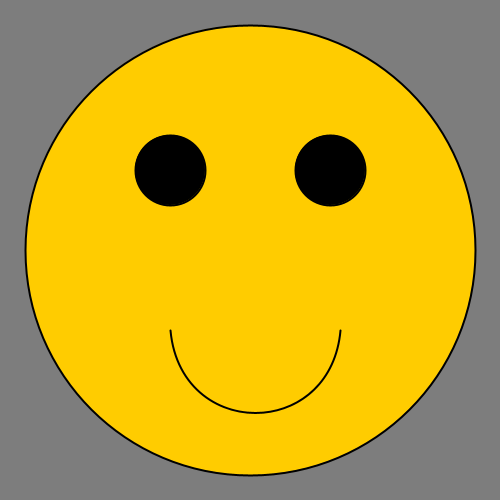
Frame 1 (no input)
Frame 60 (the mouse pressed at the canvas centre just before this capture): identical to frame 1, image omitted
Frame 120 (the mouse held since frame 60 and released just before this capture): identical to frame 1, image omitted

The Processing sketch that drew this single still picture (run headless with seeded random() and noise(); from frame 60 on, the mouse is pressed at the canvas centre):

// Processing sketch: processing_31200
// ── processing_31200.pde

void setup()
{

  int mysize = 50;  

  size(500,500);
  background(125);
  
    
  fill(255, 204, 0);
  strokeWeight(2);
  ellipse(250, 250, 450, 450);
  
  fill(0);
  ellipse(170, 170, 70, 70);
  
  ellipse(330, 170, 70, 70);
  
  noFill();
  strokeWeight(2);
  bezier(170, 330, 180, 440, 330, 440, 340, 330);
  //line(230, 300, 160, 440);
  //line(420, 440, 350, 300);
  
  
 // fill(255);
  
  /*
  ellipse(100, 250, mysize, mysize);
  ellipse(150, 250, mysize, mysize);
  ellipse(200, 250, mysize, mysize);
  ellipse(250, 250, mysize, mysize);
  ellipse(300, 250, mysize, mysize);
  ellipse(350, 250, mysize, mysize);
  ellipse(400, 250, mysize, mysize);
  */
  
  //int x = 0;
  //while(x<23)
  //{
    //ellipse(30+(x*20), 250, mysize, mysize);
    //x = x + 2;
    //*/
  //} 
  
} 

void draw()
{
  //DO NOT PUT ANYTHING HERE YET
}  
